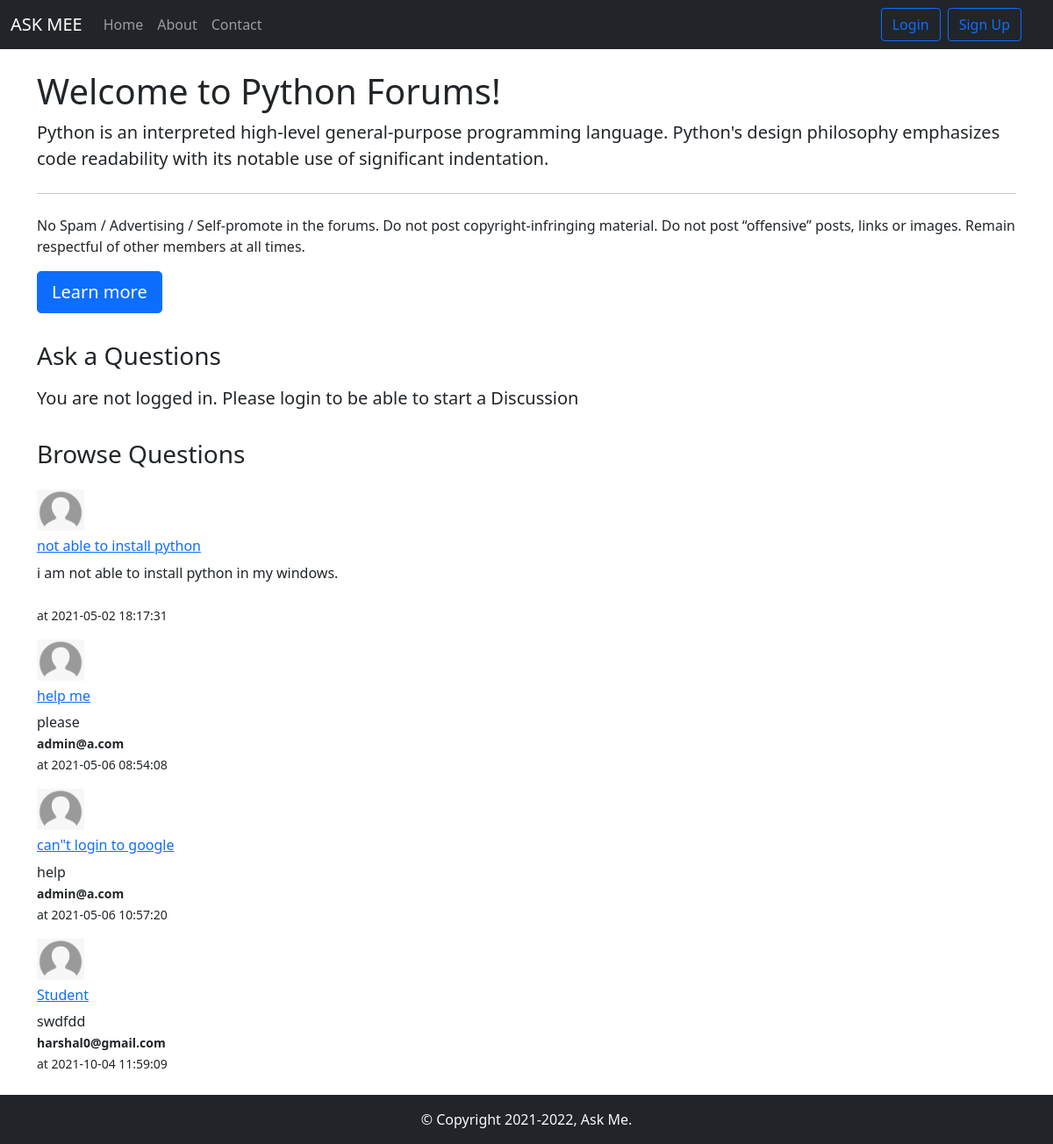
Page /Threads.php?catid=1 on the committed database.
### tables this page shows
CREATE TABLE `categories` (
  `category_id` int(10) NOT NULL,
  `category_name` varchar(255) NOT NULL,
  `category_description` longtext NOT NULL,
  `created` datetime NOT NULL DEFAULT current_timestamp()
);

CREATE TABLE `thread` (
  `thread_id` int(10) NOT NULL,
  `thread_title` varchar(255) NOT NULL,
  `thread_desc` longtext NOT NULL,
  `thread_cat_id` int(10) NOT NULL,
  `thread_user_id` int(10) NOT NULL,
  `timestamp` datetime NOT NULL DEFAULT current_timestamp()
);

CREATE TABLE `user` (
  `sno` int(10) NOT NULL,
  `user_email` varchar(20) NOT NULL,
  `user_pass` varchar(255) NOT NULL,
  `timestamp` datetime NOT NULL DEFAULT current_timestamp()
);

### threads.php (the view, shortened to what this page needs)
<!doctype html>
<html lang="en">
<head>
    <link href="https://cdn.jsdelivr.net/npm/bootstrap@5.0.0-beta3/dist/css/bootstrap.min.css" rel="stylesheet"
>
</head>
<body>
        <?php include 'component/dbconnect.php'; ?>
        <?php include 'component/header.php'; ?>
    <?php
        $id = $_GET['catid'];
        $sql = "SELECT * FROM `categories`WHERE category_id=$id";
        $result = mysqli_query($conn, $sql);
        while($row = mysqli_fetch_assoc($result)){
                $catname = $row['category_name'];
                $catdesc= $row['category_description'];
        }
    ?>
    <div class="container my-4">
        <div class="jumbotron">
            <h1 class="display-6">Welcome to <?php echo $catname;?> Forums!</h1>
            <p class="lead"><?php echo $catdesc;   ?> </p>
            <hr class="my-4">
            <p>No Spam / Advertising / Self-promote in the forums.
                Do not post copyright-infringing material.
                Do not post “offensive” posts, links or images.
                Remain respectful of other members at all times.</p>
            <p class="lead">
                <a class="btn btn-primary btn-lg" href="#" role="button">Learn more</a>
            </p>
        </div>
    </div>
    <?php
if(isset($_SESSION['loggedin']) && $_SESSION['loggedin']==true){
  echo ' <div class="container">
        <h3 class="py-2"> Ask a Questions </h3>
        <form action= "' . $_SERVER["REQUEST_URI"] .'" method="post">
            <div class="form-group">
                <label for="exampleInputName1">Query<Title></Title></label>
                <input type="text" class="form-control" id="title" name="title" aria-describedby="nameHelp"
                    placeholder="Enter Your Query">
                <small id="nameHelp" class="form-text text-muted">Keep your title as short as possible
                    else.</small>
                    <input type="hidden" name="sno" value="' .  $_SESSION["sno"] . '">
                <div class="form-group">
                    <label for="exampleFormControlTextarea1">Explain your query here.</label>
                    <textarea class="form-control" id="desc" name="desc" rows="10" ></textarea>
                </div>
            </div>
            <br>
            <button type="submit" class="btn btn-primary">Submit</button>
        </form>
    </div>';
}
else{
    echo '
    <div class="container">
    <h3 class="py-2"> Ask a Questions </h3>
       <p class="lead">You are not logged in. Please login to be able to start a Discussion</p>
    </div>
    ';
}
    ?>
    <div class="container my-4" id="ques">
        <h3 class="py-2"> Browse Questions </h3>
        <?php
        $id = $_GET['catid'];
        $sql = "SELECT * FROM `thread`WHERE thread_cat_id=$id";
        $result = mysqli_query($conn, $sql);
        while($row = mysqli_fetch_assoc($result)){
            $id = $row['thread_id'];
            $title = $row['thread_title'];
            $desc= $row['thread_desc'];
            $thread_time= $row['timestamp'];
            $thread_user_id= $row['thread_user_id'];
            $sql2 = "SELECT user_email FROM `user` WHERE sno='$thread_user_id'";
            $result2 = mysqli_query($conn, $sql2);
            $row2 = mysqli_fetch_assoc($result2);
       echo' <div class="media my-3">
            <img class="mr-3" src="img/user.png" width="54px">
            <div class="media-body">
                <h6 class="mt-2"> <a href="threadque.php?threadid=' . $id . '">' . $title . '</a></h6>
                ' . $desc .  '
                <p class=""text-muted"><small><b>'.  $row2['user_email'] . ' </b> <br>  at ' . $thread_time .'</small></p>
        </div>
        </div>';
    }
    ?>
    </div>
    <?php include 'component/footer.php'; ?>
</body>
</html>

### component/header.php (shortened to what this page needs)
<?php
echo '<nav class="navbar navbar-expand-lg navbar-dark bg-dark">
<div class="container-fluid">
  <a class="navbar-brand" href="/Forums">ASK MEE</a>
  <button class="navbar-toggler " type="button" data-bs-toggle="collapse" data-bs-target="#navbarSupportedContent" aria-controls="navbarSupportedContent" aria-expanded="false" aria-label="Toggle navigation">
    <span class="navbar-toggler-icon"></span>
  </button>
  <div class="collapse navbar-collapse" id="navbarSupportedContent">
    <ul class="navbar-nav me-auto mb-2 mb-lg-0">
      <li class="nav-item">
        <a class="nav-link " aria-current="page" href="/Forums">Home</a>
      </li>
      <li class="nav-item">
        <a class="nav-link " href="about.php">About </a>
      </li>
      <li class="nav-item">
        <a class="nav-link " href="contact.php" >Contact</a>
      </li>
    </ul>
    <div class="row mx-2">';
    if(isset($_SESSION['loggedin']) && $_SESSION['loggedin'] == true ){
        echo ' <form class="d-flex">
        <p class="text-light my-1 mx-2">Welcome '.$_SESSION['useremail']. ' </p>
        <a href="component/logout.php" class="btn btn-outline-success ml-2">Logout</a>
        </form>';
    }
    else {
 echo'<div class="d-flex">
      <button class="btn btn-outline-primary mx-1" data-bs-toggle="modal" data-bs-target="#loginmodal"> Login </button>
      <button class="btn btn-outline-primary mx-1" data-bs-toggle="modal" data-bs-target="#signupmodal"> Sign Up </button>
  </div>';
    }
      echo'</div>
        </div>
        </nav>';
?>

### component/footer.php
<div class="container-fluid bg-dark text-light">
    <p class="text-center py-3 mb-0">
    &copy; Copyright 2021<script>new Date().getFullYear()>2021&&document.write("-"+new Date().getFullYear());</script>, Ask Me.
    </p>
</div>

### threads.php (style rules this page uses)
#ques { min-height: 433px; }

### rows in the picture
categories: category_name "Python", category_description "Python is an interpreted high-level general-purpose programming language. Python's design philosophy emphasizes code readability with its notable use of significant indentation."
thread: thread_title "not able to install python", thread_desc "i am not able to install python in my windows.", timestamp "2021-05-02 18:17:31"
thread: thread_title "help me", thread_desc "please", user.user_email "admin@a.com", timestamp "2021-05-06 08:54:08"
thread: thread_title "can\"t login to google", thread_desc "help", user.user_email "admin@a.com", timestamp "2021-05-06 10:57:20"
thread: thread_title "Student", thread_desc "swdfdd", user.user_email "harshal0@gmail.com", timestamp "2021-10-04 11:59:09"
